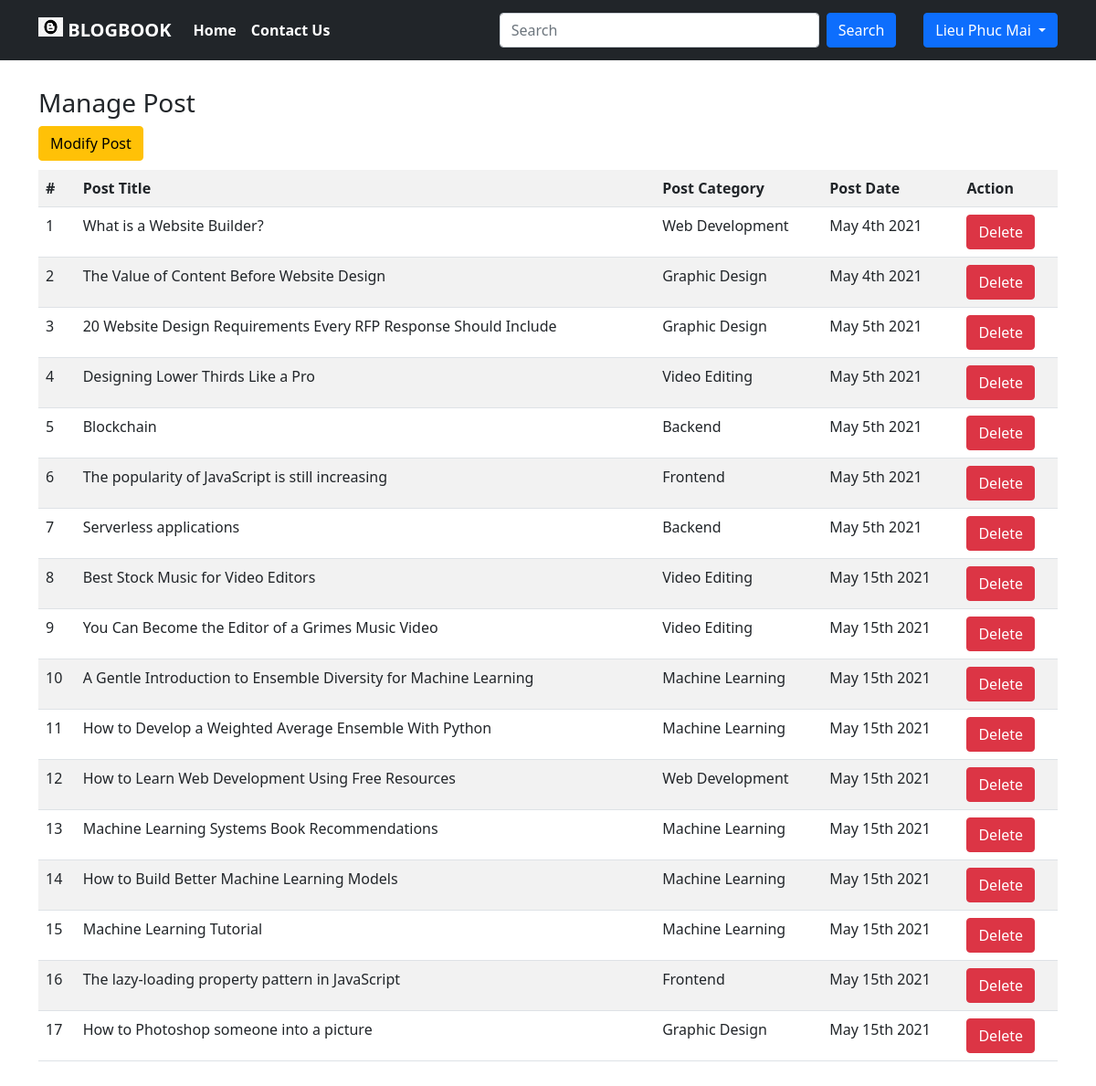
Page /admin.php?managepost (signed in) on the committed database.
### tables this page shows
CREATE TABLE `menu` (
  `id` int(11) NOT NULL,
  `name` varchar(200) NOT NULL,
  `action` text NOT NULL
);

CREATE TABLE `posts` (
  `id` int(11) NOT NULL,
  `title` text DEFAULT NULL,
  `content` text DEFAULT NULL,
  `create_at` timestamp NOT NULL DEFAULT current_timestamp(),
  `category_id` int(11) NOT NULL,
  `admin_id` int(11) NOT NULL
);

CREATE TABLE `category` (
  `id` int(11) NOT NULL,
  `name` varchar(200) NOT NULL
);

### includes/function.php (called while the page is built, shortened)
<?php
	function getCategory($conn, $id){
		$query="SELECT * FROM category WHERE id=$id";
		$run = $conn->query($query);
		$data = $run->fetch_assoc();
		return $data['name'];
	}
	function getAllPostsByAdmin($conn, $email){
		$query="SELECT p.id p_id, title, category_id, create_at, email FROM posts p JOIN admin a ON p.admin_id = a.id WHERE email='$email'";
		$run = $conn->query($query);
		$data = array();
		while ($d = $run->fetch_assoc()) {
			$data[]=$d;
		}
		return $data;
	}
	function getSubMenuNo($conn, $menu_id){
		$query="SELECT * FROM submenu WHERE parent_menu_id=$menu_id";
		$run=$conn->query($query);
		return $run->num_rows;
	}
	function getAdminInfo($conn, $email) {
		$query = "SELECT * FROM admin WHERE email='$email';";
		$run = $conn->query($query);
		$data = $run->fetch_assoc();
		return $data;
	}
?>

### admin.php (the view, shortened to what this page needs)
<?php
  require('includes/db.inc.php');
  include('includes/function.php');
?>
<!DOCTYPE html>
<html lang="en">
  <head>
      <link href="https://cdn.jsdelivr.net/npm/bootstrap@5.0.0/dist/css/bootstrap.min.css" rel="stylesheet">
      <link href="custom-bootstrap.css" rel="stylesheet">
  </head>
  <body>
    <?php include_once('includes/navbar.php'); ?>
    <section class="container">
      <section id="main-content">
        <section class="wrapper">
          <div class="row">
            <div class="col-lg-12 col-md-12">
              <?php
                if (isset($_GET['managepost'])) {
              ?>
                  <div class="row">
                    <div class="col-lg-12">
                      <header class="panel-heading">
                        <h3>Manage Post</h3>
                        <a class="btn btn-warning" href="admin.php?modifypost">Modify Post</a>
                      </header>
                      <section class="panel">
                        <table class="table table-striped table-advance table-hover">
                          <tbody>
                            <tr>
                              <th>#</th>
                              <th>Post Title</th>
                              <th>Post Category</th>
                              <th>Post Date</th>
                              <th>Action</th>
                            </tr>
                            <?php
															$index = 0;
                              $posts = getAllPostsByAdmin($conn, $_SESSION['email']);
                              foreach ($posts as $post) {
                            ?>
                              <tr>
                                <td><?=++$index?></td>
                                <td><?=$post['title']?></td>
                                <td><?=getCategory($conn, $post['category_id'])?></td>
                                <td><?=date('F jS Y',strtotime($post['create_at']))?></td>
                                <td>
                                  <div class="d-grid gap-2 d-md-block">
                                    <a class="btn btn-danger" href="includes/remove_post.php?id=<?=$post['p_id']?>">Delete</a>
                                  </div>
                                </td>
                              </tr>
                            <?php
                              }
                            ?>
                          </tbody>
                        </table>
                      </section>
                    </div>
                  </div>
              <?php
                }
              ?>
            </div>
          </div>
        </section>
      </section>
    </section>
  </body>
</html>

### includes/navbar.php (shortened to what this page needs)
<nav class="navbar sticky-top navbar-expand-lg navbar-dark bg-dark">
  <div class="container" style="height: 50px; font-weight: bold">
    <a class="navbar-brand" href="index.php?page=1">
      <img src="images/icon.jpg" alt="" width="27" height="21" class="d-inline-block align-text-top"/>
      BLOGBOOK
    </a>
    <div class="collapse navbar-collapse" id="navbarScroll">
      <ul class="navbar-nav me-auto my-2 my-lg-0 navbar-nav-scroll" style="--bs-scroll-height: 100px;">
        <?php
          $navQuery = "SELECT * FROM menu";
          $runNav = $conn->query($navQuery);
          while($menu = $runNav->fetch_assoc()){
            $no = getSubMenuNo($conn, $menu['id']);
            if ($no == 0){
        ?>
          <li class="nav-item">
            <a class="nav-link active" aria-current="page" href="<?=$menu['action']?>"><?=$menu['name']?></a>
          </li>
          <?php
            } else {
          ?>
        <?php
            }
          }
        ?>
      </ul>
      <form class="d-flex" action="index.php?'<?php echo $_GET['search']; ?>">
        <input class="form-control me-2" name="search" type="search" placeholder="Search" aria-label="Search" style="width: 350px; ">
        <button class="btn btn-primary" type="submit" style="margin-right: 30px">Search</button>
        <?php
          if(isset($_SESSION['isUserLoggedIn']) && $_SESSION['isUserLoggedIn']) {
            $admin = getAdminInfo($conn, $_SESSION['email']);
        ?>
            <div class="btn-group">
              <button type="button" class="btn btn-primary dropdown-toggle" data-bs-toggle="dropdown" aria-expanded="false">
                <?=$admin['full_name']?>
              </button>
            </div>
        <?php
          }
          else {
        ?>
          <a href="login.php" class="btn btn-dark">&#128242 Sign In/Sign up</a>
        <?php
          }
        ?>
      </form>
    </div>
  </div>
</nav>

### rows in the picture
menu: name "Home"
menu: name "Contact Us"
posts: title "What is a Website Builder?", category.name "Web Development", create_at "May 4th 2021"
posts: title "The Value of Content Before Website Design", category.name "Graphic Design", create_at "May 4th 2021"
posts: title "20 Website Design Requirements Every RFP Response Should Include", category.name "Graphic Design", create_at "May 5th 2021"
posts: title "Designing Lower Thirds Like a Pro", category.name "Video Editing", create_at "May 5th 2021"
posts: title "Blockchain", category.name "Backend", create_at "May 5th 2021"
posts: title "The popularity of JavaScript is still increasing", category.name "Frontend", create_at "May 5th 2021"
posts: title "Serverless applications", category.name "Backend", create_at "May 5th 2021"
posts: title "Best Stock Music for Video Editors", category.name "Video Editing", create_at "May 15th 2021"
posts: title "You Can Become the Editor of a Grimes Music Video", category.name "Video Editing", create_at "May 15th 2021"
posts: title "A Gentle Introduction to Ensemble Diversity for Machine Learning", category.name "Machine Learning", create_at "May 15th 2021"
posts: title "How to Develop a Weighted Average Ensemble With Python", category.name "Machine Learning", create_at "May 15th 2021"
posts: title "How to Learn Web Development Using Free Resources", category.name "Web Development", create_at "May 15th 2021"
posts: title "Machine Learning Systems Book Recommendations", category.name "Machine Learning", create_at "May 15th 2021"
posts: title "How to Build Better Machine Learning Models", category.name "Machine Learning", create_at "May 15th 2021"
posts: title "Machine Learning Tutorial", category.name "Machine Learning", create_at "May 15th 2021"
posts: title "The lazy-loading property pattern in JavaScript", category.name "Frontend", create_at "May 15th 2021"
posts: title "How to Photoshop someone into a picture", category.name "Graphic Design", create_at "May 15th 2021"

### other values in the picture
$admin['full_name'] "Lieu Phuc Mai"
